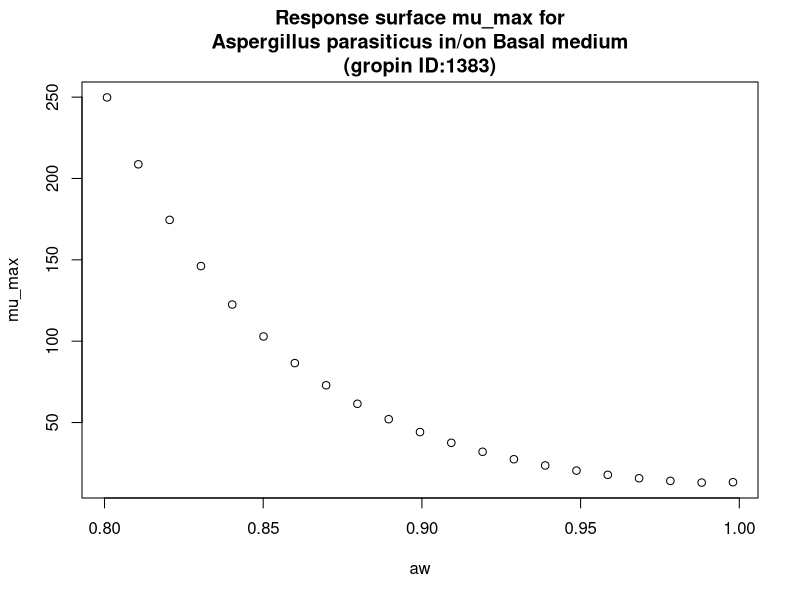

This figure's R source:
#############################
# start of Parameter script
#############################
aw <- seq(0.8008,0.998001998001998,length.out=21)
#############################
# end of Parameter script
#############################
############################# 
# start of Model script Gropin ID 1383 
#############################
 
# constant coefficients for this model
 
variables <- data.frame(aw)
argumentsPar <- expand.grid(variables)
 
# heart of the model
response_surface <- function(aw) {
   mumax <-exp(2.712-3.740*sqrt(1-aw)+22.48*(sqrt(1-aw))^2)

return(mumax=mumax)
} 

# output parameters
mumax <- cbind(argumentsPar,response_surface(argumentsPar['aw']))
colnames(mumax) <- c(colnames(argumentsPar),'mumax')
#############################
# End of Model script
#############################
############################# 
# start of Visualisation script Gropin ID 1383 
#############################
plot(aw,mumax$mumax,
                          xlab='aw',
                          ylab='mu_max',main='Response surface mu_max for
Aspergillus parasiticus in/on Basal medium
(gropin ID:1383)')
#############################
# End of Visualisation script
#############################
